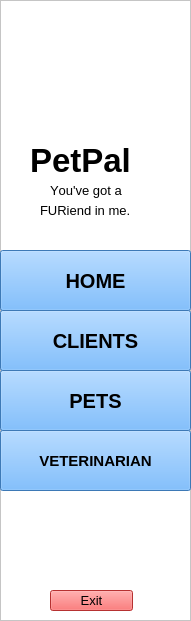
    <widget class="QFrame" name="menuFrame">
     <property name="geometry">
      <rect>
       <x>10</x>
       <y>90</y>
       <width>191</width>
       <height>621</height>
      </rect>
     </property>
     <property name="styleSheet">
      <string notr="true">background-color: rgb(255, 255, 255);</string>
     </property>
     <property name="frameShape">
      <enum>QFrame::StyledPanel</enum>
     </property>
     <property name="frameShadow">
      <enum>QFrame::Raised</enum>
     </property>
     <widget class="QPushButton" name="homeButton">
      <property name="geometry">
       <rect>
        <x>0</x>
        <y>250</y>
        <width>191</width>
        <height>61</height>
       </rect>
      </property>
      <property name="font">
       <font>
        <family>Arial</family>
        <pointsize>15</pointsize>
        <bold>true</bold>
       </font>
      </property>
      <property name="styleSheet">
       <string notr="true">color: rgb(0, 0, 0);
background-color: rgb(85, 170, 255);</string>
      </property>
      <property name="text">
       <string>HOME</string>
      </property>
     </widget>
     <widget class="QPushButton" name="clientButton">
      <property name="geometry">
       <rect>
        <x>0</x>
        <y>310</y>
        <width>191</width>
        <height>61</height>
       </rect>
      </property>
      <property name="font">
       <font>
        <pointsize>15</pointsize>
        <bold>true</bold>
       </font>
      </property>
      <property name="styleSheet">
       <string notr="true">color: rgb(0, 0, 0);
background-color: rgb(85, 170, 255);</string>
      </property>
      <property name="text">
       <string>CLIENTS</string>
      </property>
     </widget>
     <widget class="QPushButton" name="petButton">
      <property name="geometry">
       <rect>
        <x>0</x>
        <y>370</y>
        <width>191</width>
        <height>61</height>
       </rect>
      </property>
      <property name="font">
       <font>
        <pointsize>15</pointsize>
        <bold>true</bold>
       </font>
      </property>
      <property name="styleSheet">
       <string notr="true">color: rgb(0, 0, 0);
background-color: rgb(85, 170, 255);</string>
      </property>
      <property name="text">
       <string>PETS</string>
      </property>
     </widget>
     <widget class="QPushButton" name="vetButton">
      <property name="geometry">
       <rect>
        <x>0</x>
        <y>430</y>
        <width>191</width>
        <height>61</height>
       </rect>
      </property>
      <property name="font">
       <font>
        <pointsize>11</pointsize>
        <bold>true</bold>
       </font>
      </property>
      <property name="styleSheet">
       <string notr="true">color: rgb(0, 0, 0);
background-color: rgb(85, 170, 255);</string>
      </property>
      <property name="text">
       <string>VETERINARIAN</string>
      </property>
     </widget>
     <widget class="QPushButton" name="exitButton">
      <property name="geometry">
       <rect>
        <x>50</x>
        <y>590</y>
        <width>83</width>
        <height>21</height>
       </rect>
      </property>
      <property name="font">
       <font>
        <pointsize>10</pointsize>
       </font>
      </property>
      <property name="styleSheet">
       <string notr="true">color: rgb(0, 0, 0);
background-color: rgb(255, 69, 69);</string>
      </property>
      <property name="text">
       <string>Exit</string>
      </property>
     </widget>
     <widget class="QLabel" name="label_34">
      <property name="geometry">
       <rect>
        <x>30</x>
        <y>30</y>
        <width>111</width>
        <height>111</height>
       </rect>
      </property>
      <property name="text">
       <string/>
      </property>
      <property name="pixmap">
       <pixmap>../pngtree-dog-and-cat-logo-vector-download-image_283001.jpg</pixmap>
      </property>
     </widget>
     <widget class="QLabel" name="label1_5">
      <property name="geometry">
       <rect>
        <x>30</x>
        <y>130</y>
        <width>141</width>
        <height>61</height>
       </rect>
      </property>
      <property name="font">
       <font>
        <family>Arial</family>
        <pointsize>25</pointsize>
        <bold>true</bold>
        <kerning>false</kerning>
       </font>
      </property>
      <property name="styleSheet">
       <string notr="true">color: rgb(0, 0, 0);</string>
      </property>
      <property name="text">
       <string>PetPal</string>
      </property>
     </widget>
     <widget class="QLabel" name="label1_7">
      <property name="geometry">
       <rect>
        <x>50</x>
        <y>180</y>
        <width>91</width>
        <height>21</height>
       </rect>
      </property>
      <property name="font">
       <font>
        <family>Arial</family>
        <pointsize>10</pointsize>
        <bold>false</bold>
        <kerning>false</kerning>
       </font>
      </property>
      <property name="layoutDirection">
       <enum>Qt::LeftToRight</enum>
      </property>
      <property name="styleSheet">
       <string notr="true">color: rgb(0, 0, 0);</string>
      </property>
      <property name="text">
       <string>You've got a</string>
      </property>
     </widget>
     <widget class="QLabel" name="label1_8">
      <property name="geometry">
       <rect>
        <x>40</x>
        <y>200</y>
        <width>121</width>
        <height>21</height>
       </rect>
      </property>
      <property name="font">
       <font>
        <family>Arial</family>
        <pointsize>10</pointsize>
        <bold>false</bold>
        <kerning>false</kerning>
       </font>
      </property>
      <property name="layoutDirection">
       <enum>Qt::LeftToRight</enum>
      </property>
      <property name="styleSheet">
       <string notr="true">color: rgb(0, 0, 0);</string>
      </property>
      <property name="text">
       <string>FURiend in me.</string>
      </property>
     </widget>
    </widget>
